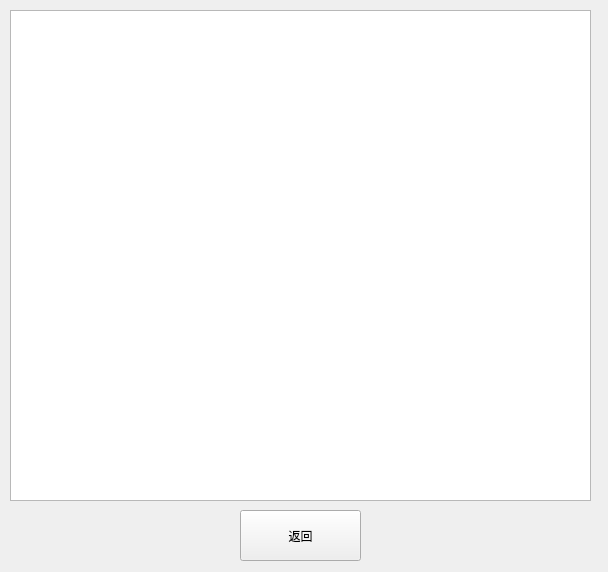
<?xml version="1.0" encoding="UTF-8"?>
<ui version="4.0">
 <class>goodhouselist</class>
 <widget class="QWidget" name="goodhouselist">
  <property name="geometry">
   <rect>
    <x>0</x>
    <y>0</y>
    <width>608</width>
    <height>572</height>
   </rect>
  </property>
  <property name="windowTitle">
   <string>房东直租</string>
  </property>
  <widget class="QListWidget" name="listWidget">
   <property name="geometry">
    <rect>
     <x>10</x>
     <y>10</y>
     <width>581</width>
     <height>491</height>
    </rect>
   </property>
  </widget>
  <widget class="QPushButton" name="pushButton">
   <property name="geometry">
    <rect>
     <x>240</x>
     <y>510</y>
     <width>121</width>
     <height>51</height>
    </rect>
   </property>
   <property name="styleSheet">
    <string notr="true">font: 25 14pt &quot;Microsoft YaHei&quot;;</string>
   </property>
   <property name="text">
    <string>返回</string>
   </property>
  </widget>
 </widget>
 <resources/>
 <connections/>
</ui>
